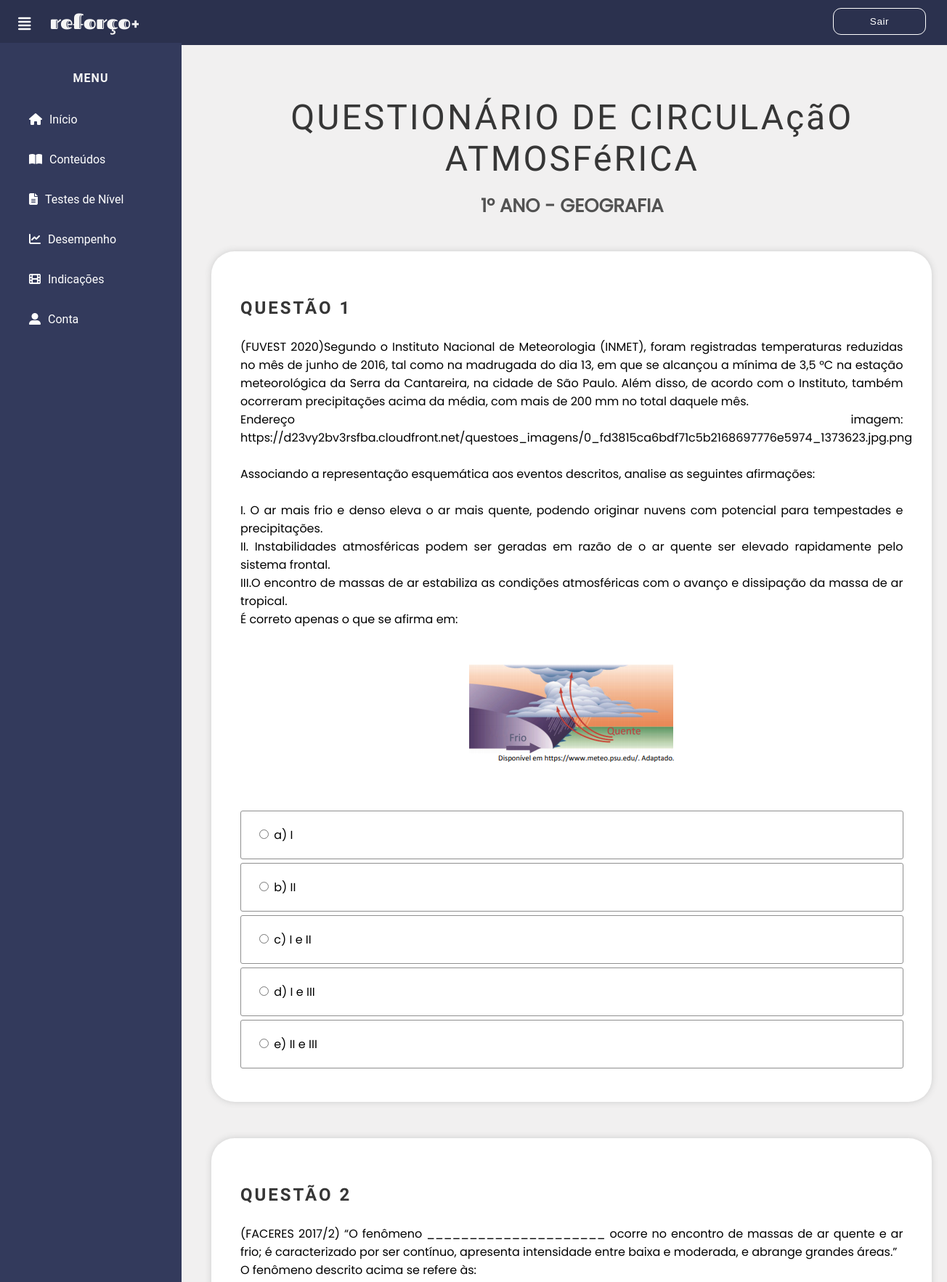
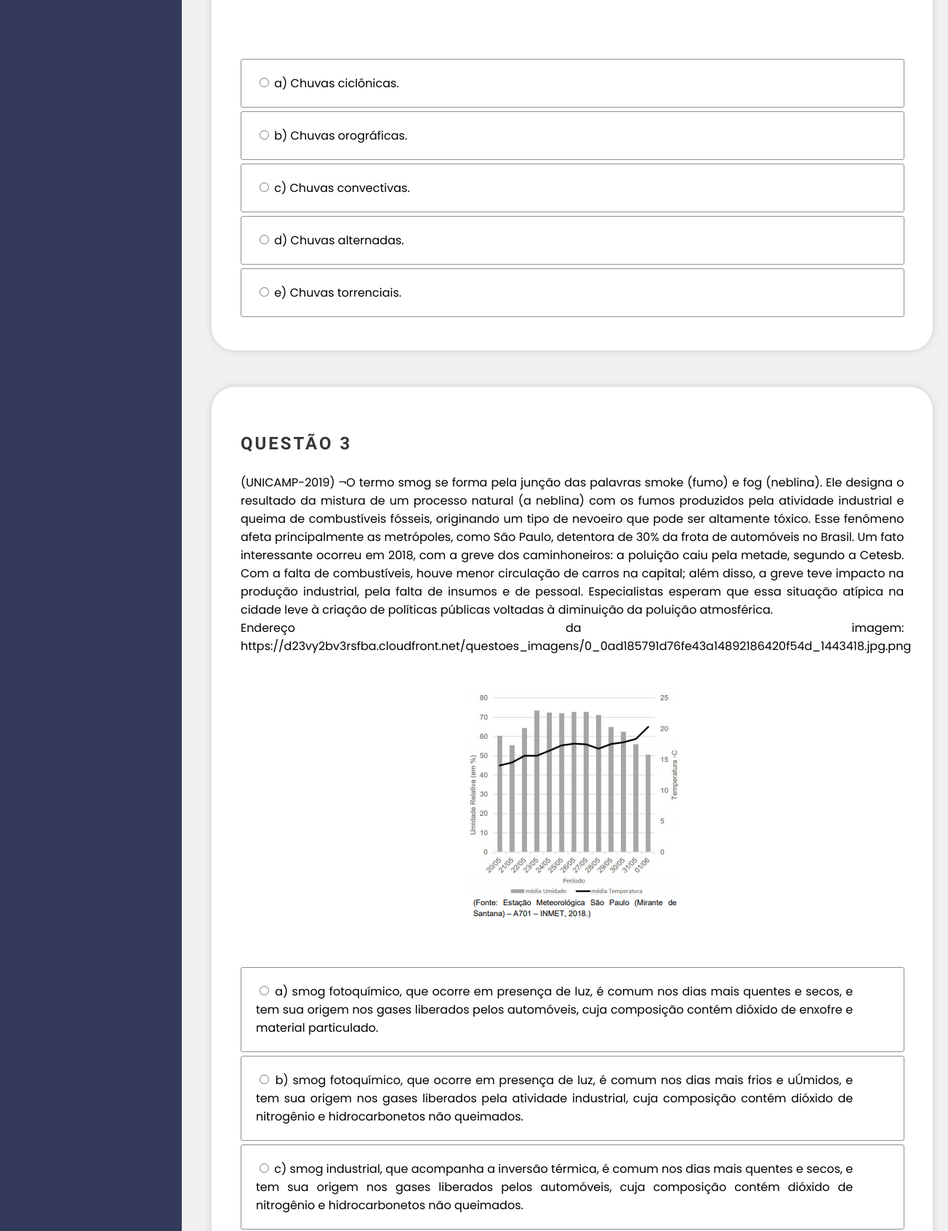
/php/teste_especifico.php?assunto=7 (upper part), run on the app's committed database (2 pictures, top to bottom).
### tables this page shows
CREATE TABLE IF NOT EXISTS `conteudos` (
  `ID_cont` int(2) NOT NULL AUTO_INCREMENT,
  `texto` text NOT NULL,
  `cod_mat` int(2) NOT NULL,
  `cod_adm` int(1) NOT NULL,
  `ano` int(1) NOT NULL,
  `assunto` varchar(70) NOT NULL,
  PRIMARY KEY (`ID_cont`),
  KEY `fk_conteudos_administrador` (`cod_adm`),
  KEY `fk_conteudos_materias` (`cod_mat`)
);

CREATE TABLE IF NOT EXISTS `materias` (
  `ID_materia` int(2) NOT NULL AUTO_INCREMENT,
  `nome_mat` varchar(15) NOT NULL,
  PRIMARY KEY (`ID_materia`)
);

CREATE TABLE IF NOT EXISTS `questoes` (
  `ID_questoes` int(3) NOT NULL AUTO_INCREMENT,
  `enunciado` text NOT NULL,
  `alt_a` varchar(400) NOT NULL,
  `alt_b` varchar(400) NOT NULL,
  `alt_c` varchar(400) NOT NULL,
  `alt_d` varchar(400) NOT NULL,
  `alt_e` varchar(400) NOT NULL,
  `alt_correta` varchar(1) NOT NULL,
  `explicacao` text NOT NULL,
  `cod_cont` int(2) NOT NULL,
  `cod_adm` int(2) NOT NULL,
  `ano` int(1) NOT NULL,
  `dificuldade` int(1) NOT NULL,
  PRIMARY KEY (`ID_questoes`),
  KEY `fk_questoes_conteudos` (`cod_cont`),
  KEY `fk_questoes_administrador` (`cod_adm`)
);

CREATE TABLE IF NOT EXISTS `imagens` (
  `end_imagem` varchar(250) NOT NULL,
  `ID_questoes` int(3) DEFAULT NULL,
  `ID_cont` int(2) DEFAULT NULL,
  PRIMARY KEY (`end_imagem`),
  KEY `fk_imagens_conteudos` (`ID_cont`),
  KEY `fk_imagens_questoes` (`ID_questoes`)
);

### php/teste_especifico.php (the view, shortened to what this page needs)
<!DOCTYPE html>
<html lang="pt-br">
<head>
    <link rel="stylesheet" href="../css/teste_especifico.css">
</head>
<body>
    <header>
        <a href="../inicio.html"><img style="float:left; margin-left:52px; margin-top: 0px; margin-bottom: 1px; padding-top: 0px; border: 0;" src="../imagens/inicial/logo3.png"></a>
        <label for="check">
            <i class="fas fa-align-justify" id="menu_btn"></i>
        </label>
        <div class="direita">
            <a href="sair.php" class="sair">Sair</a>
        </div>
    </header>
    <div class="menu">
        <center>
            <h4>MENU</h4>
        </center>
        <a href="../inicio.html"><i class="fas fa-home"></i><span>Início</span></a>
        <a href="conteudos.php"><i class="fas fa-book-open"></i><span>Conteúdos</span></a>
        <a href="testeniveis.php"><i class="fas fa-file-alt"></i><span>Testes de Nível</span></a>
        <a href="desempenho.php"><i class="fas fa-chart-line"></i><span>Desempenho</span></a>
        <a href="indicacoes.php"><i class="fas fa-film"></i><span>Indicações</span></a>
        <a href="conta.php"><i class="fas fa-user-alt"></i><span>Conta</span></a>
    </div>
    <div class="conteudo">
            <?php
            include 'conecta.php';
            $Assunto = $_GET["assunto"];
            $consulta = "SELECT * FROM conteudos WHERE ID_cont LIKE '$Assunto'";
            $con = mysqli_query($conexao, $consulta);
            while ($mostrar = mysqli_fetch_array($con)) {
                $materia = $mostrar['cod_mat'];
                echo "<font size='6'><center><p>QUESTIONÁRIO DE " . strtoupper($mostrar['assunto']) . "</p>";
                echo "<h1>" . $mostrar['ano'] . "º ANO - ";
            }
            $consulta = "SELECT * FROM materias WHERE ID_materia LIKE '$materia'";
            $con = mysqli_query($conexao, $consulta);
            while ($mostrar = mysqli_fetch_array($con)) {
                echo "" . strtoupper($mostrar['nome_mat']) . "</h1></center></font><br>";
            }
            $consulta = "SELECT * FROM questoes WHERE cod_cont LIKE '$Assunto'";
            $con = mysqli_query($conexao, $consulta);
            echo "<form method='POST' class='form' action='verifica_questionario.php'>";
            for ($i = 1; $i <= 10; $i++) {
                $mostrar = mysqli_fetch_array($con);
                $ID = $mostrar['ID_questoes'];
                $consulta_imagem = "SELECT * FROM imagens WHERE ID_questoes LIKE '$ID'";
                $con_imagem = mysqli_query($conexao, $consulta_imagem);
                if ($mostrar['enunciado'] != "") {
                    echo "<div class='questao'>";
                    echo "<p><b>QUESTÃO $i</b></p><br>";
                    echo nl2br($mostrar['enunciado']) . "<br><br><br>";
                    while ($mostrar_imagem = mysqli_fetch_object($con_imagem)) {
                        echo "<center><img src='../imagens/imgquestao/" . $mostrar_imagem->end_imagem  . "'></center><br><br>";
                }
                    echo"<div class='blocos'>";
                    echo "<input type='radio' name='altcorreta$i' value='A' required>    a) "  . $mostrar['alt_a'] . " ";
                    echo "</div>";
                    echo"<div class='blocos'>";
                    echo "<input type='radio' name='altcorreta$i' value='B'>            b) " . $mostrar['alt_b'] . " ";
                    echo "</div>";
                    echo"<div class='blocos'>";
                    echo "<input type='radio' name='altcorreta$i' value='C'>            c) " . $mostrar['alt_c'] . " ";
                    echo "</div>";
                    echo"<div class='blocos'>";
                    echo "<input type='radio' name='altcorreta$i' value='D'>            d) " . $mostrar['alt_d'] . " ";
                    echo "</div>";
                    if ($mostrar['alt_e'] != "") {
                        echo"<div class='blocos'>";
                        echo "<input type='radio' name='altcorreta$i' value='E'>            e) " . $mostrar['alt_e'] . " ";
                        echo "</div>";
                    }
                    echo "<br><br>";
                    echo "</div>";
                }
            }
            echo "<input type='submit' class='btn2 btn-color1' value='Finalizar questionário'><br><br>";
            echo "</form>";
            ?>
        </div>
</body>
</html>

### css/teste_especifico.css (style rules this page uses)
body { margin: 0; padding: 0; font-family: "roboto", sans-serif; background-color: #F1F0F0; }
header { font: arial; letter-spacing: 1px; z-index: 1; position: fixed; background: #2b314e; padding: 16px; width: calc(100% - 0%); top: 0; height: 30px; }
.sair { font: 85% arial; letter-spacing: 0.5px; padding: 10px 50px; text-decoration: none; float: right; margin-top: -5px; margin-right: 45px; border-radius: 11px; font-weight: 200; color: #fff; transition: 0.5s; transition-property: background; border: 1px solid #fff; }
.menu { z-index: 1; top: 0; background: #333A5C; margin-top: 4.5%; padding-top: 3%; position: fixed; left: 0; width: 250px; height: calc(100% - 9%); transition: 0.5s; transition-property: left; overflow-y: auto; border: 5px #000; }
.menu h4 { color: #f5f5f5; margin-top: 0; margin-bottom: 20px; letter-spacing: 1px; }
.menu a { color: #fff; display: block; line-height: 55px; text-decoration: none; padding-left: 40px; box-sizing: border-box; }
.menu i { padding-right: 10px; }
label #menu_btn { z-index: 1; color: #fff; position: fixed; cursor: pointer; left: 25px; top: 18px; font-size: 20px; margin: 5px 0; transition: 0.5s; transition-property: color; }
p { font-family: 'Fjalla One', sans-serif; font-size: 1.5em; color: rgb(54, 54, 54); margin-bottom: 2px; }
h1 { font-family: 'poppins', sans-serif; font-size: 0.8em; color: rgb(82, 82, 82); text-transform: initial; margin-bottom: -55px; }
.conteudo { font-family: "poppins", sans-serif; width: (100% - 250px); margin-top: 5%; padding: 20px; margin-left: 20%; height: 100vh; transition: 0.5s; display: inline-block; }
.conteudo p { font-family: 'Fjalla One', sans-serif; font-size: 1.5em; letter-spacing: 3px; color: rgb(54, 54, 54); }
.questao { width: 90%; text-align: justify; margin: 50px auto 20px 1%; background-color: rgb(255, 255, 255); padding: 40px 40px 1px 40px; box-shadow: 0px 0px 10px 0px #ccc; border-radius: 32px; max-width: 90%; }
.questao .blocos { align-items: justify; font-family: "poppins", sans-serif; margin: 10px auto -5px auto; width: 90%; border: 1px solid rgb(143, 143, 143); position: relative; padding: 20px 70px 20px 20px; overflow: hidden; border-radius: 3px; }

### data on the page
conteudos: assunto "CIRCULAçãO ATMOSFéRICA", ano "1"
materias: nome_mat "GEOGRAFIA"
questoes: enunciado "(FUVEST 2020)Segundo o Instituto Nacional de Meteorologia (INMET), foram registradas temperaturas reduzidas no mês de junho de 2016, tal como na madrugada do dia 13, em que se alcançou a mínima de 3,5 °C na estação meteorológica da Serra da Cantareira, na cidade de São Paulo. Além disso, de acordo com o Instituto, também ocorreram precipitações acima da média, com mais de 200 mm no total daquele mês. Endereço imagem: https://d23vy2bv3rsfba.cloudfront.net/questoes_imagens/0_fd3815ca6bdf71c5b2168697776e5974_1373623.jpg.png Associando a representação esquemática aos eventos descritos, analise as seguintes afirmações: I. O ar mais frio e denso eleva o ar mais quente, podendo originar nuvens com…", alt_a "I", alt_b "II", alt_c "I e II", alt_d "I e III", alt_e "II e III"
imagens: end_imagem (picture)
questoes: enunciado "(FACERES 2017/2) “O fenômeno _____________________ ocorre no encontro de massas de ar quente e ar frio; é caracterizado por ser contínuo, apresenta intensidade entre baixa e moderada, e abrange grandes áreas.” O fenômeno descrito acima se refere às:", alt_a "Chuvas ciclônicas.", alt_b "Chuvas orográficas.", alt_c "Chuvas convectivas.", alt_d "Chuvas alternadas.", alt_e "Chuvas torrenciais."
questoes: enunciado "(UNICAMP-2019) ¬O termo smog se forma pela junção das palavras smoke (fumo) e fog (neblina). Ele designa o resultado da mistura de um processo natural (a neblina) com os fumos produzidos pela atividade industrial e queima de combustíveis fósseis, originando um tipo de nevoeiro que pode ser altamente tóxico. Esse fenômeno afeta principalmente as metrópoles, como São Paulo, detentora de 30% da frota de automóveis no Brasil. Um fato interessante ocorreu em 2018, com a greve dos caminhoneiros: a poluição caiu pela metade, segundo a Cetesb. Com a falta de combustíveis, houve menor circulação de carros na capital; além disso, a greve teve impacto na produção industrial, pela falta de insumos e de…", alt_a "smog fotoquímico, que ocorre em presença de luz, é comum nos dias mais quentes e secos, e tem sua origem nos gases liberados pelos automóveis, cuja composição contém dióxido de enxofre e material particulado.", alt_b "smog fotoquímico, que ocorre em presença de luz, é comum nos dias mais frios e uÚmidos, e tem sua origem nos gases liberados pela atividade industrial, cuja composição contém dióxido de nitrogênio e hidrocarbonetos não queimados.", alt_c "smog industrial, que acompanha a inversão térmica, é comum nos dias mais quentes e secos, e tem sua origem nos gases liberados pelos automóveis, cuja composição contém dióxido de nitrogênio e hidrocarbonetos não queimados."
imagens: end_imagem (picture)
